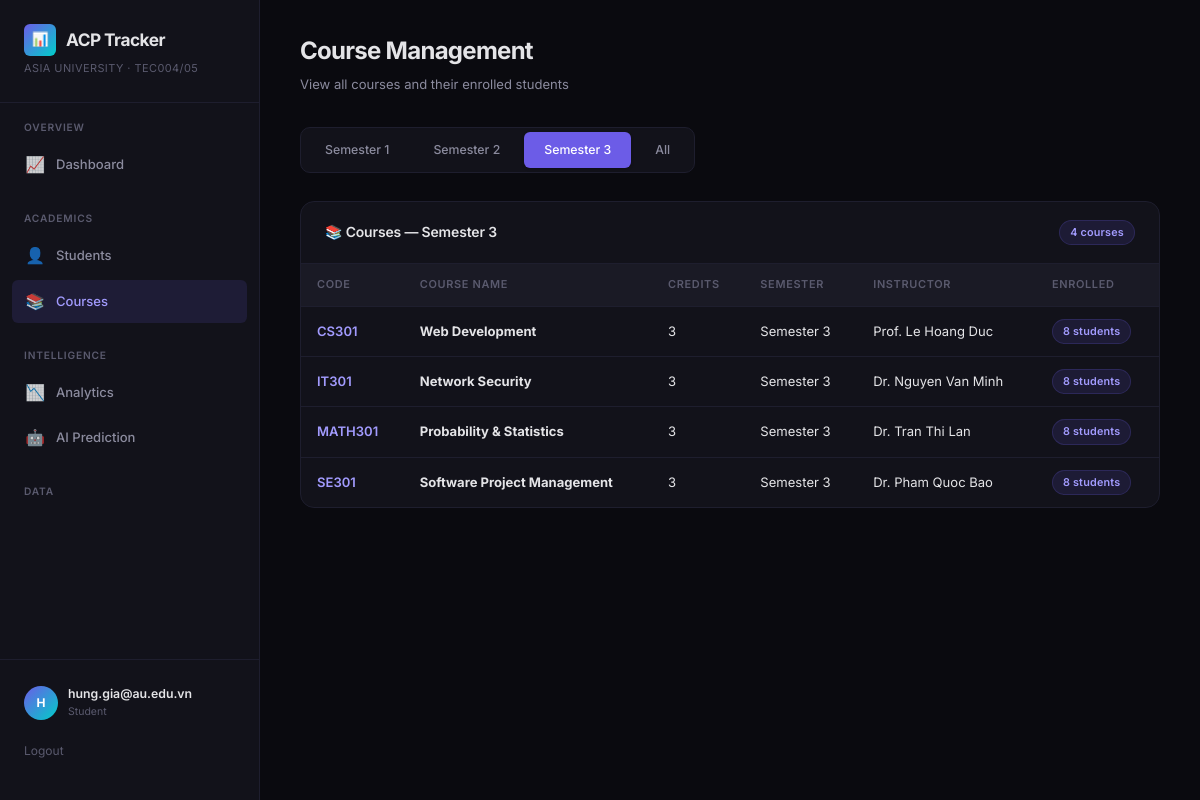
The app's page /courses?semester_id=3 (signed in) with its own data.
### tables this page shows
CREATE TABLE Students (
    id INTEGER PRIMARY KEY AUTOINCREMENT,
    student_code TEXT UNIQUE NOT NULL,
    name TEXT NOT NULL,
    email TEXT,
    date_of_birth TEXT,
    role TEXT DEFAULT 'student'
);

CREATE TABLE Semesters (
    id INTEGER PRIMARY KEY AUTOINCREMENT,
    name TEXT NOT NULL,
    year INTEGER NOT NULL,
    start_date TEXT,
    end_date TEXT
);

CREATE TABLE Courses (
    id INTEGER PRIMARY KEY AUTOINCREMENT,
    course_code TEXT UNIQUE NOT NULL,
    name TEXT NOT NULL,
    credits INTEGER NOT NULL,
    semester_id INTEGER NOT NULL,
    instructor_id INTEGER,
    FOREIGN KEY (semester_id) REFERENCES Semesters(id),
    FOREIGN KEY (instructor_id) REFERENCES Instructors(id)
);

CREATE TABLE Instructors (
    id INTEGER PRIMARY KEY AUTOINCREMENT,
    name TEXT NOT NULL,
    email TEXT,
    department TEXT,
    role TEXT DEFAULT 'instructor'
);

### app.py (the view)
@app.route("/courses")
@login_required
@require_role("admin", "instructor", "student")
def courses_page():
    semester_id = request.args.get("semester_id", type=int)
    semesters = get_semesters()
    semester_label = _semester_label(semester_id)
    course_objects = Course.all(semester_id)
    courses = []
    for c in course_objects:
        instructor = Instructor.from_db(c.instructor_id) if c.instructor_id else None
        courses.append({
            "id": c.id,
            "course_code": c.course_code,
            "name": c.name,
            "credits": c.credits,
            "semester_name": c.get_semester_name(),
            "instructor_name": instructor.name if instructor else "TBD",
            "enrolled_count": len(c.get_enrolled_students()),
        })
    return render_template(
        "courses.html",
        active_page="courses",
        semesters=semesters,
        current_semester=semester_id,
        semester_label=semester_label,
        courses=courses,
    )

### app.py (called while the page is built)
def get_semesters():
    return execute_query("SELECT * FROM Semesters ORDER BY id", fetchall=True)

def _semester_label(semester_id):
    if semester_id:
        sem = execute_query("SELECT name FROM Semesters WHERE id=?", (semester_id,), fetchone=True)
        return sem["name"] if sem else "Unknown"
    return "All Semesters"

### database/connection.py (called while the page is built)
@contextmanager
def get_connection():
    conn = sqlite3.connect(config.DB_PATH)
    conn.row_factory = sqlite3.Row
    conn.execute("PRAGMA foreign_keys = ON")
    try:
        yield conn
        conn.commit()
    except Exception:
        conn.rollback()
        raise
    finally:
        conn.close()

def execute_query(query, params=(), fetchone=False, fetchall=False):
    with get_connection() as conn:
        cursor = conn.execute(query, params)
        if fetchone:
            return cursor.fetchone()
        if fetchall:
            return cursor.fetchall()
        return cursor.lastrowid

### models/course.py (called while the page is built)
    @classmethod
    def all(cls, semester_id=None):
        if semester_id:
            rows = execute_query(
                "SELECT * FROM Courses WHERE semester_id=? ORDER BY course_code",
                (semester_id,), fetchall=True,
            )
        else:
            rows = execute_query("SELECT * FROM Courses ORDER BY course_code", fetchall=True)
        return [
            cls(
                course_code=r["course_code"], name=r["name"], credits=r["credits"],
                semester_id=r["semester_id"], instructor_id=r["instructor_id"], db_id=r["id"],
            )
            for r in rows
        ]

    def get_enrolled_students(self):
        return execute_query(
            """SELECT s.* FROM Students s
               JOIN Enrollments e ON s.id = e.student_id
               WHERE e.course_id = ? AND e.status = 'active'
               ORDER BY s.name""",
            (self.id,), fetchall=True,
        )

    def get_semester_name(self):
        row = execute_query("SELECT name FROM Semesters WHERE id=?", (self.semester_id,), fetchone=True)
        return row["name"] if row else "Unknown"

### models/person.py (called while the page is built)
    @classmethod
    def from_db(cls, instructor_id):
        row = execute_query(
            "SELECT * FROM Instructors WHERE id=?", (instructor_id,), fetchone=True
        )
        if not row:
            return None
        return cls(
            name=row["name"],
            email=row["email"],
            department=row["department"],
            db_id=row["id"],
        )

### templates/courses.html (shortened to what this page needs)
{% extends "base.html" %}
{% block content %}
<div class="page-header">
    <h2>Course Management</h2>
    <p class="page-subtitle">View all courses and their enrolled students</p>
</div>
<div class="semester-tabs" id="course-semester-filter">
    {% for sem in semesters %}
        <a href="{{ url_for('courses_page', semester_id=sem.id) }}"
           class="semester-tab {% if current_semester == sem.id %}active{% endif %}">
            {{ sem.name }}
        </a>
    {% endfor %}
    <a href="{{ url_for('courses_page') }}"
       class="semester-tab {% if current_semester is none %}active{% endif %}">
        All
    </a>
</div>
<div class="card animate-in">
    <div class="card-header">
        <h3>📚 Courses — {{ semester_label }}</h3>
        <span class="badge badge-accent">{{ courses|length }} courses</span>
    </div>
    <div class="card-body flush">
        <table class="data-table" id="courses-table">
            <thead>
                <tr>
                    <th>Code</th>
                    <th>Course Name</th>
                    <th>Credits</th>
                    <th>Semester</th>
                    <th>Instructor</th>
                    <th>Enrolled</th>
                </tr>
            </thead>
            <tbody>
                {% for c in courses %}
                <tr>
                    <td><span style="color: var(--accent-secondary); font-weight: 600;">{{ c.course_code }}</span></td>
                    <td><strong>{{ c.name }}</strong></td>
                    <td>{{ c.credits }}</td>
                    <td>{{ c.semester_name }}</td>
                    <td>{{ c.instructor_name or 'TBD' }}</td>
                    <td><span class="badge badge-accent">{{ c.enrolled_count }} students</span></td>
                </tr>
                {% endfor %}
            </tbody>
        </table>
    </div>
</div>
{% endblock %}

### templates/base.html (shortened to what this page needs)
<!DOCTYPE html>
<html lang="en">
<head>
    <link rel="stylesheet" href="{{ url_for('static', filename='css/style.css') }}">
</head>
<body>
    <div class="app-layout">
        <aside class="sidebar">
            <div class="sidebar-brand">
                <h1>
                    <span class="brand-icon">📊</span>
                    ACP Tracker
                </h1>
                <div class="brand-sub">Asia University · TEC004/05</div>
            </div>
            <nav class="sidebar-nav">
                <div class="nav-section">
                    <div class="nav-section-title">Overview</div>
                    <a href="{{ url_for('dashboard') }}" class="nav-link {% if active_page == 'dashboard' %}active{% endif %}" id="nav-dashboard">
                        <span class="nav-icon">📈</span> Dashboard
                    </a>
                </div>
                <div class="nav-section">
                    <div class="nav-section-title">Academics</div>
                    <a href="{{ url_for('students_page') }}" class="nav-link {% if active_page == 'students' %}active{% endif %}" id="nav-students">
                        <span class="nav-icon">👤</span> Students
                    </a>
                    <a href="{{ url_for('courses_page') }}" class="nav-link {% if active_page == 'courses' %}active{% endif %}" id="nav-courses">
                        <span class="nav-icon">📚</span> Courses
                    </a>
                </div>
                <div class="nav-section">
                    <div class="nav-section-title">Intelligence</div>
                    <a href="{{ url_for('analytics_page') }}" class="nav-link {% if active_page == 'analytics' %}active{% endif %}" id="nav-analytics">
                        <span class="nav-icon">📉</span> Analytics
                    </a>
                    <a href="{{ url_for('prediction_page') }}" class="nav-link {% if active_page == 'prediction' %}active{% endif %}" id="nav-prediction">
                        <span class="nav-icon">🤖</span> AI Prediction
                    </a>
                </div>
                <div class="nav-section">
                    <div class="nav-section-title">Data</div>
                </div>
            </nav>
            <div class="sidebar-footer">
                <div class="user-badge">
                    <div class="user-avatar">{{ (session.get('user_name', 'A'))[0] | upper }}</div>
                    <div class="user-info">
                        <div class="user-name">{{ session.get('user_name', 'Guest') }}</div>
                        <div class="user-role">{{ session.get('user_role', 'guest') }}</div>
                    </div>
                </div>
                {% if session.get('user_role') %}
                <a href="{{ url_for('logout') }}" style="display:block; margin-top:12px; font-size:0.8rem; color: var(--text-tertiary);">Logout</a>
                {% else %}
                <a href="{{ url_for('login') }}" style="display:block; margin-top:12px; font-size:0.8rem; color: var(--accent-secondary);">Login</a>
                {% endif %}
            </div>
        </aside>
        <main class="main-content">
            {% block content %}{% endblock %}
        </main>
    </div>
</body>
</html>

### records on screen
Students: get "hung.gia@au.edu.vn"
Semesters: name "Semester 1"
Semesters: name "Semester 2"
Semesters: name "Semester 3", semester_name "Semester 3" "Semester 3" "Semester 3" "Semester 3"
Courses: course_code "CS301", name "Web Development"
Instructors: name "Prof. Le Hoang Duc"
Courses: course_code "IT301", name "Network Security"
Instructors: name "Dr. Nguyen Van Minh"
Courses: course_code "MATH301", name "Probability & Statistics"
Instructors: name "Dr. Tran Thi Lan"
Courses: course_code "SE301", name "Software Project Management"
Instructors: name "Dr. Pham Quoc Bao"

### other values on screen
{{ (session.get('user_name', 'A'))[0] | upper }} "H"
{{ session.get('user_role', 'guest') }} "Student"
{{ courses|length }} "4"
{{ c.credits }} "3" "3" "3" "3"
{{ c.enrolled_count }} "8" "8" "8" "8"
